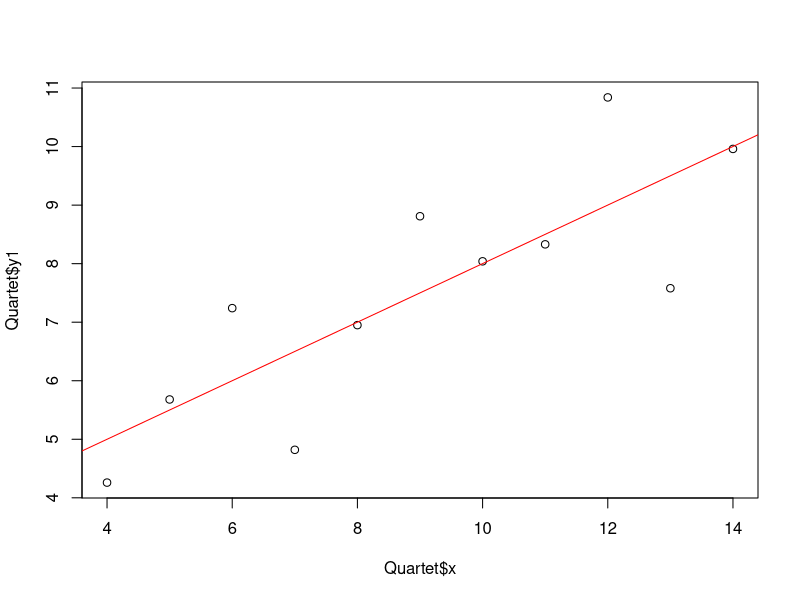
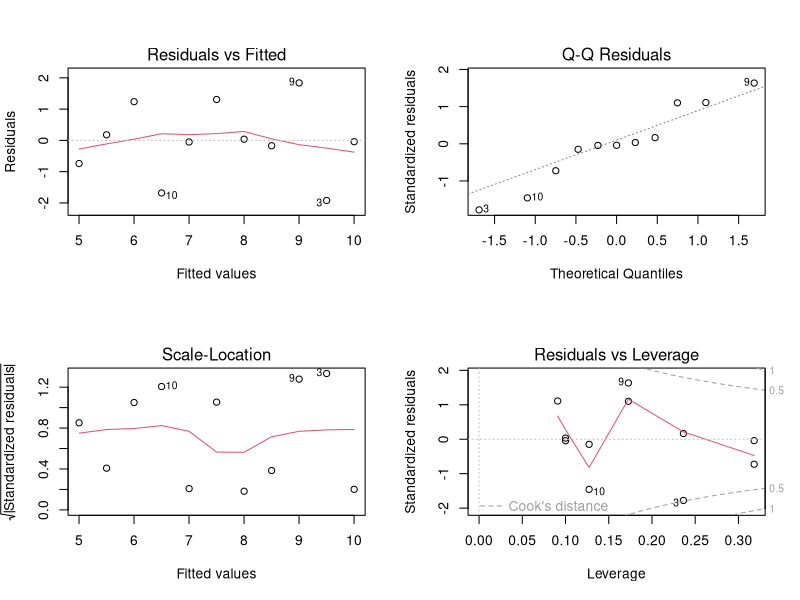
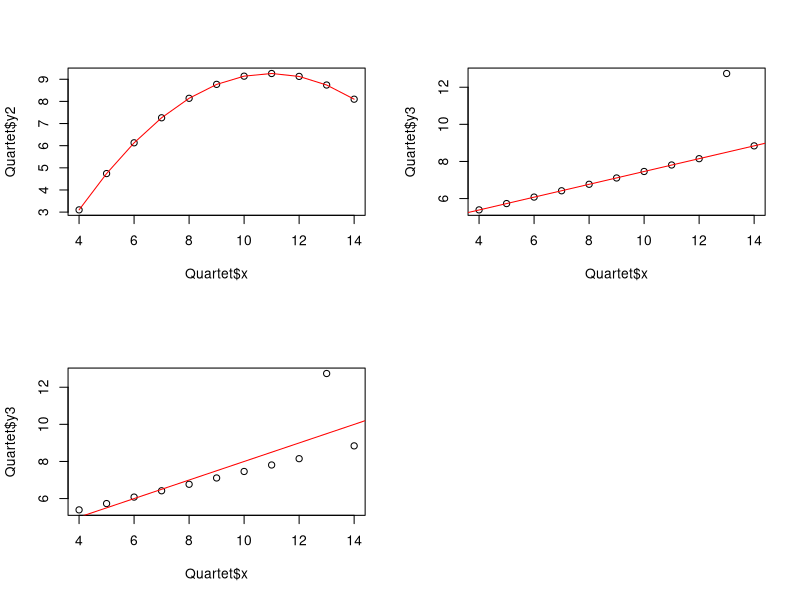

Reproduce these figures in R, in order.
## ---- chunk 1
install.packages("car")
library(car)
plot(Quartet$x, Quartet$y1)
lmFit <- lm(y1~x, Quartet)
abline(lmFit, col="red")
## ---- chunk 2
summary(lmFit)
coefficients(lmFit) # Extract model coefficients
confint(lmFit, level=0.95) # Computes confidence intervals for model parameters.
fitted(lmFit) # Extract model fitted values
residuals(lmFit) # Extract model residuals
anova(lmFit) # Compute analysis of variance tables for fitted model object
vcov(lmFit) # Calculate variance-covariance matrix for a fitted model object
influence(lmFit) # Diagnose quality of regression fits
## ---- chunk 3
par(mfrow=c(2,2))
plot(lmFit)
## ---- chunk 4
plot(Quartet$x, Quartet$y2)
lmFit <- lm(Quartet$y2~poly(Quartet$x,2))
lines(sort(Quartet$x), lmFit$fit[order(Quartet$x)], col = "red")
## ---- chunk 5
plot(Quartet$x, Quartet$y3)
library(MASS)
lmFit <- rlm(Quartet$y3~Quartet$x)
abline(lmFit, col="red")
## ---- chunk 6
plot(Quartet$x, Quartet$y3)
lmFit <- lm(Quartet$y3~Quartet$x)
abline(lmFit, col="red")
## ---- chunk 7
lmPoisson <- glm(breaks ~ tension, data=warpbreaks, family="poisson")
summary(lmPoisson)
## ---- chunk 8
lmBinomial <- glm(vs ~ hp+mpg+gear,data=mtcars, family=binomial)
summary(lmBinomial)
